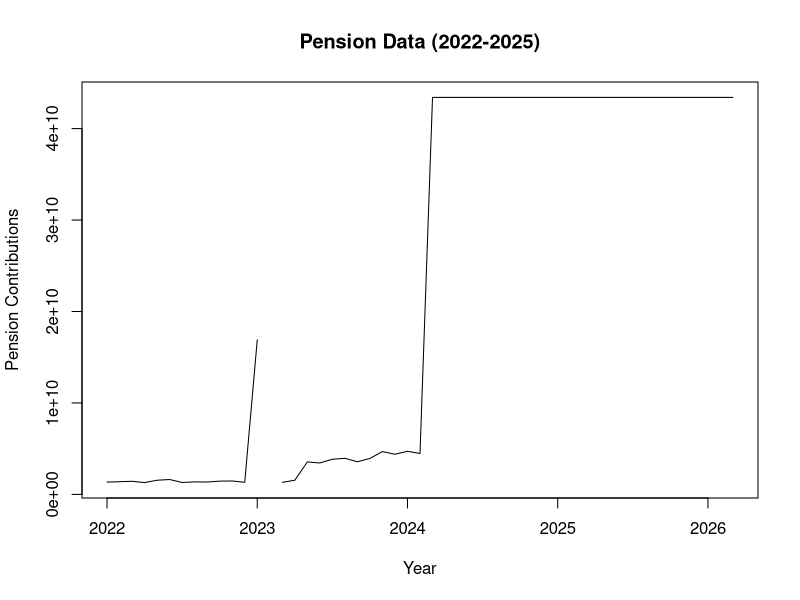
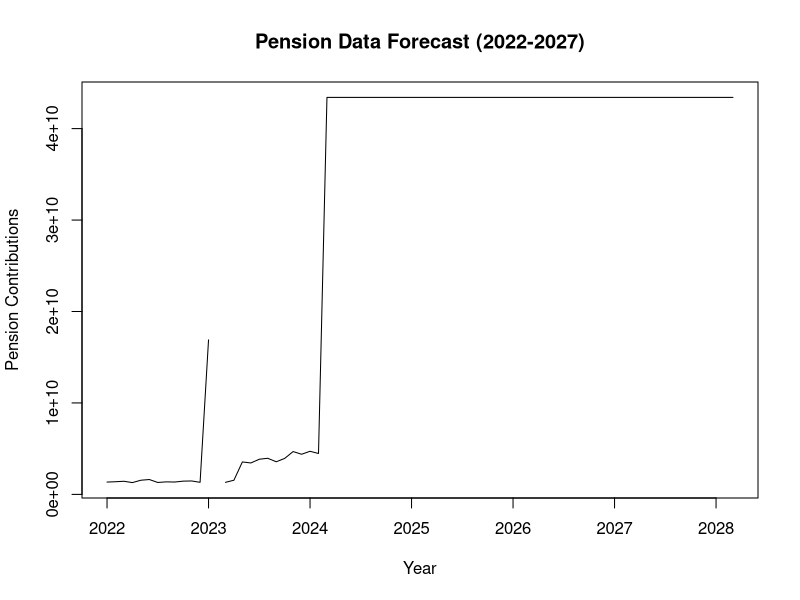
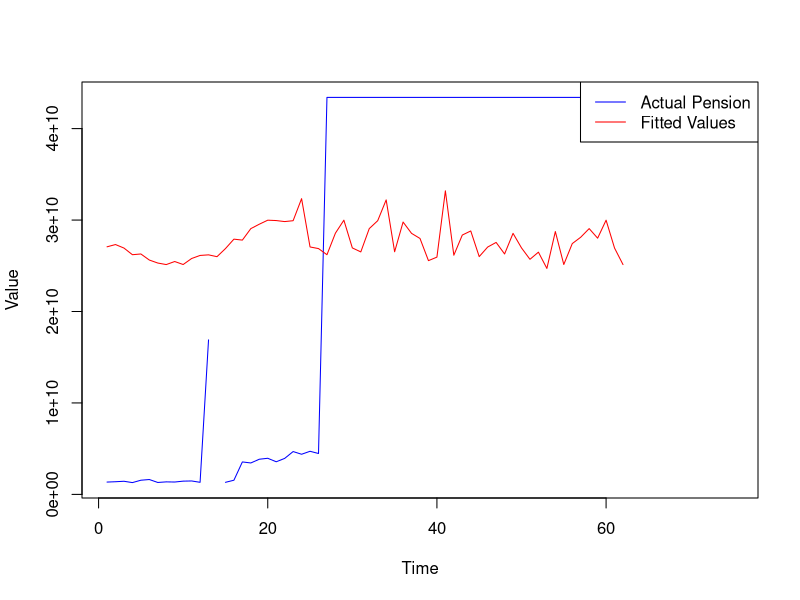

Recreate these plots in R, in order.
# Set working directory to the project folder
setwd("C:/Users/izach/Desktop/izach/R-Projects/Pension_Fund_Analysis")

# Load necessary libraries
install.packages("readxl")
install.packages("forecast")
install.packages("ggplot2")

# Load the packages
library(readxl)
library(forecast)
library(ggplot2)

# Check versions to verify successful installation
packageVersion("readxl")
packageVersion("forecast")
packageVersion("ggplot2")
  
# Load data from Excel files
pension_data <- read_excel("data/Pension_Contributions.xlsx", skip = 1)  # Skip the first row
inflation_data <- read_excel("data/Inflation_Rates.xlsx",  skip = 1) # Skip the first row
centralbank_data <- read_excel("data/CentralBank _Rates.xlsx", skip = 1) # Skip the first row

# Inspect the data
head(pension_data)
head(inflation_data)
head(centralbank_data)

# Extract pension data
pension_series <- ts(pension_data$`AMOUNT (KES)`, start = c(2022, 1), frequency = 12)

# Step 1: Simulate Pension Data to 48 observations (2022-2025)
pension_arima_fit <- auto.arima(pension_series)
pension_forecast <- forecast(pension_arima_fit, h = 24)
pension_combined <- c(pension_series, pension_forecast$mean)
pension_combined_series <- ts(pension_combined, start = c(2022, 1), frequency = 12)
plot(pension_combined_series, main = "Pension Data (2022-2025)", ylab = "Pension Contributions", xlab = "Year")

# Step 2: Forecast Pension Data to 2027
combined_arima_fit <- auto.arima(pension_combined_series)
extended_forecast <- forecast(combined_arima_fit, h = 24)
final_pension_forecast <- c(pension_combined_series, extended_forecast$mean)
final_pension_series <- ts(final_pension_forecast, start = c(2022, 1), frequency = 12)
plot(final_pension_series, main = "Pension Data Forecast (2022-2027)", ylab = "Pension Contributions", xlab = "Year")

# Step 3: Fit Distribution for CBR and Inflation Data
cbr_series <- ts(centralbank_data$`CENTRAL BANK RATE (%)`, start = c(2022, 1), frequency = 12)
inflation_series <- ts(inflation_data$`12-MONTH INFLATION`, start = c(2022, 1), frequency = 12)

set.seed(123)
cbr_extended <- sample(cbr_series, 72, replace = TRUE)
inflation_extended <- sample(inflation_series, 72, replace = TRUE)

cbr_combined <- c(cbr_series, cbr_extended)
inflation_combined <- c(inflation_series, inflation_extended)

cbr_combined_series <- ts(cbr_combined, start = c(2022, 1), frequency = 12)
inflation_combined_series <- ts(inflation_combined, start = c(2022, 1), frequency = 12)

# Ensure all series have the same length
n_obs <- length(final_pension_series)
cbr_combined_trimmed <- cbr_combined_series[1:n_obs]
inflation_combined_trimmed <- inflation_combined_series[1:n_obs]

# Step 4: Regression Analysis
analysis_data <- data.frame(
  Pension = as.numeric(final_pension_series),
  CBR = as.numeric(cbr_combined_trimmed),
  Inflation = as.numeric(inflation_combined_trimmed)
)

regression_model <- lm(Pension ~ CBR + Inflation, data = analysis_data)
summary(regression_model)

# Plot the regression results
plot(analysis_data$Pension, type = "l", col = "blue", xlab = "Time", ylab = "Value")
lines(fitted(regression_model), col = "red")
legend("topright", legend = c("Actual Pension", "Fitted Values"), col = c("blue", "red"), lty = 1)